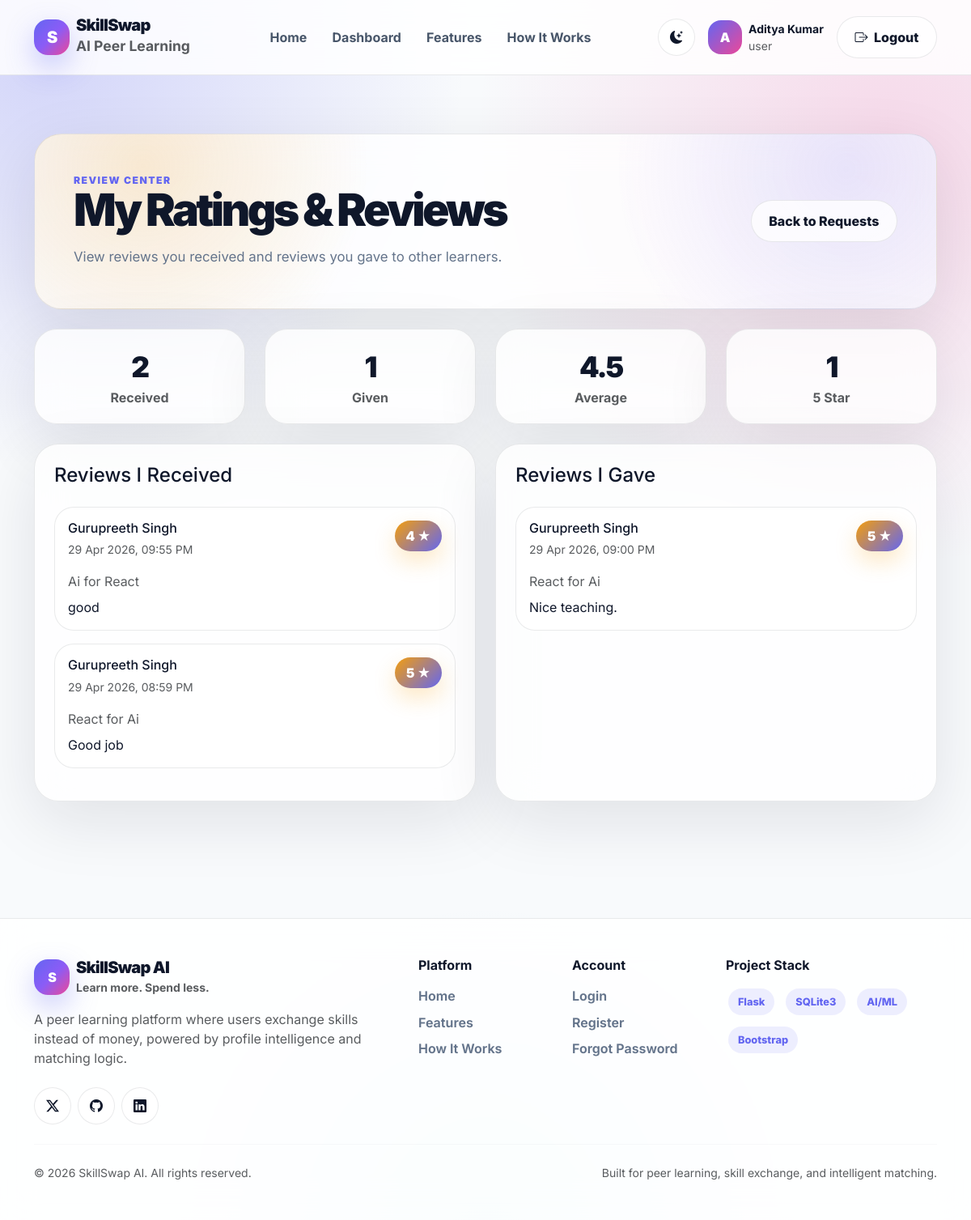
The page /my-reviews (signed in) on the database its author committed.
### app.py (models this page shows)
class User(db.Model):
    id = db.Column(db.Integer, primary_key=True)
    full_name = db.Column(db.String(120), nullable=False)
    email = db.Column(db.String(150), unique=True, nullable=False)
    password = db.Column(db.String(255), nullable=False)
    role = db.Column(db.String(50), default="user")
    skills_offered = db.Column(db.String(255), default="")
    skills_wanted = db.Column(db.String(255), default="")
    reset_token = db.Column(db.String(255), nullable=True)
    created_at = db.Column(db.DateTime, default=datetime.utcnow)

class SkillReview(db.Model):
    id = db.Column(db.Integer, primary_key=True)
    request_id = db.Column(db.Integer, db.ForeignKey("skill_exchange_request.id"), nullable=False)
    reviewer_id = db.Column(db.Integer, db.ForeignKey("user.id"), nullable=False)
    reviewed_user_id = db.Column(db.Integer, db.ForeignKey("user.id"), nullable=False)
    rating = db.Column(db.Integer, nullable=False)
    review_text = db.Column(db.Text, nullable=True)
    created_at = db.Column(db.DateTime, default=datetime.utcnow)
    exchange_request = db.relationship("SkillExchangeRequest", backref="reviews")
    reviewer = db.relationship("User", foreign_keys=[reviewer_id], backref="given_reviews")
    reviewed_user = db.relationship("User", foreign_keys=[reviewed_user_id], backref="received_reviews")

class SkillExchangeRequest(db.Model):
    id = db.Column(db.Integer, primary_key=True)
    sender_id = db.Column(db.Integer, db.ForeignKey("user.id"), nullable=False)
    receiver_id = db.Column(db.Integer, db.ForeignKey("user.id"), nullable=False)
    requested_skill = db.Column(db.String(150), nullable=False)
    offered_skill = db.Column(db.String(150), nullable=False)
    message = db.Column(db.Text, nullable=True)
    status = db.Column(db.String(50), default="pending")
    created_at = db.Column(db.DateTime, default=datetime.utcnow)
    responded_at = db.Column(db.DateTime, nullable=True)
    sender = db.relationship("User", foreign_keys=[sender_id], backref="sent_requests")
    receiver = db.relationship("User", foreign_keys=[receiver_id], backref="received_requests")

### app.py (the view)
@app.route("/my-reviews")
def my_reviews():
    if not login_required():
        flash("Please login first.", "danger")
        return redirect(url_for("login"))
    user = get_logged_user()
    received_reviews = SkillReview.query.filter_by(
        reviewed_user_id=user.id
    ).order_by(SkillReview.created_at.desc()).all()
    given_reviews = SkillReview.query.filter_by(
        reviewer_id=user.id
    ).order_by(SkillReview.created_at.desc()).all()
    review_stats = get_review_stats_for_user(user.id)
    return render_template(
        "my_reviews.html",
        user=user,
        received_reviews=received_reviews,
        given_reviews=given_reviews,
        review_stats=review_stats
    )

### templates/my_reviews.html (shortened to what this page needs)
{% extends "base.html" %}
{% block content %}
<section class="review-page-section">
  <div class="container">
    <div class="review-hero-card mb-4">
      <div class="d-flex flex-column flex-lg-row justify-content-between align-items-lg-center gap-3">
        <div>
          <div class="section-eyebrow">Review Center</div>
          <h1 class="review-title">My Ratings & Reviews</h1>
          <p class="section-subtitle mb-0">
            View reviews you received and reviews you gave to other learners.
          </p>
        </div>
        <a href="{{ url_for('my_requests') }}" class="premium-btn premium-btn-soft">
          Back to Requests
        </a>
      </div>
    </div>
    <div class="row g-4 mb-4">
      <div class="col-md-3">
        <div class="review-stat-card">
          <div class="stat-number">{{ review_stats.received_total }}</div>
          <div class="text-muted fw-bold">Received</div>
        </div>
      </div>
      <div class="col-md-3">
        <div class="review-stat-card">
          <div class="stat-number">{{ review_stats.given_total }}</div>
          <div class="text-muted fw-bold">Given</div>
        </div>
      </div>
      <div class="col-md-3">
        <div class="review-stat-card">
          <div class="stat-number">{{ review_stats.average_rating }}</div>
          <div class="text-muted fw-bold">Average</div>
        </div>
      </div>
      <div class="col-md-3">
        <div class="review-stat-card">
          <div class="stat-number">{{ review_stats.five_star_count }}</div>
          <div class="text-muted fw-bold">5 Star</div>
        </div>
      </div>
    </div>
    <div class="row g-4">
      <div class="col-lg-6">
        <div class="review-panel h-100">
          <h4 class="fw-black mb-4">Reviews I Received</h4>
          {% if received_reviews %}
            {% for review in received_reviews %}
              <div class="review-card">
                <div class="d-flex justify-content-between gap-3 align-items-start">
                  <div>
                    <h6 class="fw-black mb-1">{{ review.reviewer.full_name }}</h6>
                    <small class="text-muted">{{ review.created_at.strftime('%d %b %Y, %I:%M %p') }}</small>
                  </div>
                  <span class="review-rating-badge">{{ review.rating }} ★</span>
                </div>
                <p class="text-muted mt-3 mb-2">
                  {{ review.exchange_request.requested_skill }} for {{ review.exchange_request.offered_skill }}
                </p>
                {% if review.review_text %}
                  <p class="mb-0">{{ review.review_text }}</p>
                {% else %}
                  <p class="text-muted mb-0">No written review.</p>
                {% endif %}
              </div>
            {% endfor %}
          {% else %}
            <div class="review-empty-state">
              <i class="bi bi-star"></i>
              <h5 class="fw-black mt-3">No received reviews yet</h5>
              <p class="text-muted mb-0">Reviews from other learners will appear here.</p>
            </div>
          {% endif %}
        </div>
      </div>
      <div class="col-lg-6">
        <div class="review-panel h-100">
          <h4 class="fw-black mb-4">Reviews I Gave</h4>
          {% if given_reviews %}
            {% for review in given_reviews %}
              <div class="review-card">
                <div class="d-flex justify-content-between gap-3 align-items-start">
                  <div>
                    <h6 class="fw-black mb-1">{{ review.reviewed_user.full_name }}</h6>
                    <small class="text-muted">{{ review.created_at.strftime('%d %b %Y, %I:%M %p') }}</small>
                  </div>
                  <span class="review-rating-badge">{{ review.rating }} ★</span>
                </div>
                <p class="text-muted mt-3 mb-2">
                  {{ review.exchange_request.requested_skill }} for {{ review.exchange_request.offered_skill }}
                </p>
                {% if review.review_text %}
                  <p class="mb-0">{{ review.review_text }}</p>
                {% else %}
                  <p class="text-muted mb-0">No written review.</p>
                {% endif %}
              </div>
            {% endfor %}
          {% else %}
            <div class="review-empty-state">
              <i class="bi bi-pencil-square"></i>
              <h5 class="fw-black mt-3">No given reviews yet</h5>
              <p class="text-muted mb-0">Submit reviews after accepted exchanges.</p>
            </div>
          {% endif %}
        </div>
      </div>
    </div>
  </div>
</section>
{% endblock %}

### templates/base.html (shortened to what this page needs)
<!DOCTYPE html>
<html lang="en" data-theme="light">
<head>
  <link href="https://cdn.jsdelivr.net/npm/bootstrap@5.3.3/dist/css/bootstrap.min.css" rel="stylesheet">
  <link href="https://cdn.jsdelivr.net/npm/bootstrap-icons@1.11.3/font/bootstrap-icons.css" rel="stylesheet">
  <link rel="stylesheet" href="{{ url_for('static', filename='css/style.css') }}">
</head>
<body>
<div class="app-shell">
  <nav class="navbar navbar-expand-lg modern-navbar sticky-top py-3">
    <div class="container">
      <a href="{{ url_for('home') }}" class="navbar-brand d-flex align-items-center gap-2">
        <span class="brand-logo">S</span>
        <span>
          <span class="brand-title d-block lh-1">SkillSwap</span>
          <small class="text-muted fw-bold">AI Peer Learning</small>
        </span>
      </a>
      <div class="collapse navbar-collapse" id="mainNav">
        <ul class="navbar-nav mx-auto gap-lg-1">
          <li class="nav-item"><a class="nav-link" href="{{ url_for('home') }}">Home</a></li>
          {% if session.get("user_id") %}
            {% if session.get("role") == "superadmin" %}
              <li class="nav-item"><a class="nav-link" href="{{ url_for('superadmin_dashboard') }}">Superadmin</a></li>
            {% else %}
              <li class="nav-item"><a class="nav-link" href="{{ url_for('user_dashboard') }}">Dashboard</a></li>
            {% endif %}
          {% endif %}
          <li class="nav-item"><a class="nav-link" href="{{ url_for('home') }}#features">Features</a></li>
          <li class="nav-item"><a class="nav-link" href="{{ url_for('home') }}#how-it-works">How It Works</a></li>
        </ul>
        <div class="d-flex align-items-center gap-2 flex-wrap">
          <button class="theme-toggle" type="button" onclick="toggleSkillSwapTheme()" title="Toggle theme">
            <i data-theme-icon class="bi bi-moon-stars-fill"></i>
          </button>
          {% if session.get("user_id") %}
            <div class="d-none d-lg-flex align-items-center gap-2 px-2">
              <span class="avatar">{{ session.get("full_name", "U")[0] }}</span>
              <div>
                <div class="fw-bold small">{{ session.get("full_name", "User") }}</div>
                <div class="text-muted small">{{ session.get("role", "user") }}</div>
              </div>
            </div>
            <a href="{{ url_for('logout') }}" class="premium-btn premium-btn-soft">
              <i class="bi bi-box-arrow-right me-1"></i> Logout
            </a>
          {% else %}
            <a href="{{ url_for('login') }}" class="premium-btn premium-btn-soft">Login</a>
            <a href="{{ url_for('register') }}" class="premium-btn premium-btn-primary">Join Free</a>
          {% endif %}
        </div>
      </div>
    </div>
  </nav>
  <main class="main-content">
    {% block content %}{% endblock %}
  </main>
  <footer class="footer py-5">
    <div class="container">
      <div class="row g-4">
        <div class="col-lg-5">
          <div class="d-flex align-items-center gap-2 mb-3">
            <span class="brand-logo">S</span>
            <div>
              <h5 class="fw-black mb-0 brand-title">SkillSwap AI</h5>
              <small class="text-muted fw-bold">Learn more. Spend less.</small>
            </div>
          </div>
          <p class="text-muted mb-4" style="max-width: 430px;">
            A peer learning platform where users exchange skills instead of money, powered by profile intelligence and matching logic.
          </p>
          <div class="d-flex gap-2">
            <span class="theme-toggle"><i class="bi bi-twitter-x"></i></span>
            <span class="theme-toggle"><i class="bi bi-github"></i></span>
            <span class="theme-toggle"><i class="bi bi-linkedin"></i></span>
          </div>
        </div>
        <div class="col-6 col-lg-2">
          <h6 class="fw-bold mb-3">Platform</h6>
          <a class="footer-link" href="{{ url_for('home') }}">Home</a>
          <a class="footer-link" href="{{ url_for('home') }}#features">Features</a>
          <a class="footer-link" href="{{ url_for('home') }}#how-it-works">How It Works</a>
        </div>
        <div class="col-6 col-lg-2">
          <h6 class="fw-bold mb-3">Account</h6>
          <a class="footer-link" href="{{ url_for('login') }}">Login</a>
          <a class="footer-link" href="{{ url_for('register') }}">Register</a>
          <a class="footer-link" href="{{ url_for('forgot_password') }}">Forgot Password</a>
        </div>
        <div class="col-lg-3">
          <h6 class="fw-bold mb-3">Project Stack</h6>
          <div class="d-flex flex-wrap gap-2">
            <span class="skill-pill">Flask</span>
            <span class="skill-pill">SQLite3</span>
            <span class="skill-pill">AI/ML</span>
            <span class="skill-pill">Bootstrap</span>
          </div>
        </div>
      </div>
      <hr class="my-4" style="border-color: var(--border-soft);">
      <div class="d-flex flex-column flex-md-row justify-content-between gap-2 text-muted small">
        <span>© 2026 SkillSwap AI. All rights reserved.</span>
        <span>Built for peer learning, skill exchange, and intelligent matching.</span>
      </div>
    </div>
  </footer>
</div>
</body>
</html>

### rows shown on the page
User: get "Aditya Kumar"
SkillReview: reviewer.full_name "Gurupreeth Singh", created_at "29 Apr 2026, 09:55 PM", rating "4", exchange_request.requested_skill "Ai", exchange_request.offered_skill "React", review_text "good"
SkillReview: reviewer.full_name "Gurupreeth Singh", created_at "29 Apr 2026, 08:59 PM", rating "5", exchange_request.requested_skill "React", exchange_request.offered_skill "Ai", review_text "Good job"
SkillReview: reviewed_user.full_name "Gurupreeth Singh", created_at "29 Apr 2026, 09:00 PM", rating "5", exchange_request.requested_skill "React", exchange_request.offered_skill "Ai", review_text "Nice teaching."

### other values the page prints
{{ session.get("full_name", "U")[0] }} "A"
{{ session.get("role", "user") }} "user"
{{ review_stats.received_total }} "2"
{{ review_stats.given_total }} "1"
{{ review_stats.average_rating }} "4.5"
{{ review_stats.five_star_count }} "1"
